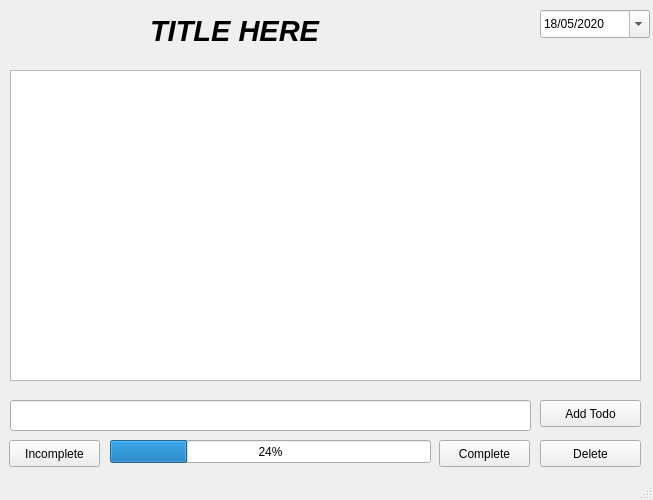
<?xml version="1.0" encoding="UTF-8"?>
<ui version="4.0">
 <class>MainWindow</class>
 <widget class="QMainWindow" name="MainWindow">
  <property name="geometry">
   <rect>
    <x>0</x>
    <y>0</y>
    <width>653</width>
    <height>500</height>
   </rect>
  </property>
  <property name="windowTitle">
   <string>CS2021</string>
  </property>
  <property name="windowIcon">
   <iconset>
    <normaloff>../Downloads/file.png</normaloff>../Downloads/file.png</iconset>
  </property>
  <widget class="QWidget" name="centralwidget">
   <widget class="QListView" name="todoView">
    <property name="geometry">
     <rect>
      <x>10</x>
      <y>70</y>
      <width>631</width>
      <height>311</height>
     </rect>
    </property>
    <property name="selectionMode">
     <enum>QAbstractItemView::SingleSelection</enum>
    </property>
   </widget>
   <widget class="QWidget" name="widget" native="true">
    <property name="geometry">
     <rect>
      <x>9</x>
      <y>356</y>
      <width>184</width>
      <height>45</height>
     </rect>
    </property>
   </widget>
   <widget class="QLineEdit" name="todoEdit">
    <property name="geometry">
     <rect>
      <x>10</x>
      <y>400</y>
      <width>521</width>
      <height>31</height>
     </rect>
    </property>
   </widget>
   <widget class="QPushButton" name="addButton">
    <property name="geometry">
     <rect>
      <x>540</x>
      <y>400</y>
      <width>101</width>
      <height>27</height>
     </rect>
    </property>
    <property name="text">
     <string>Add Todo</string>
    </property>
   </widget>
   <widget class="QPushButton" name="completeButton">
    <property name="geometry">
     <rect>
      <x>439</x>
      <y>440</y>
      <width>91</width>
      <height>27</height>
     </rect>
    </property>
    <property name="text">
     <string>Complete</string>
    </property>
   </widget>
   <widget class="QPushButton" name="inCompleteButton">
    <property name="geometry">
     <rect>
      <x>9</x>
      <y>440</y>
      <width>91</width>
      <height>27</height>
     </rect>
    </property>
    <property name="text">
     <string>Incomplete</string>
    </property>
   </widget>
   <widget class="QProgressBar" name="progressBar">
    <property name="geometry">
     <rect>
      <x>110</x>
      <y>440</y>
      <width>321</width>
      <height>23</height>
     </rect>
    </property>
    <property name="value">
     <number>24</number>
    </property>
   </widget>
   <widget class="QLabel" name="label">
    <property name="geometry">
     <rect>
      <x>150</x>
      <y>10</y>
      <width>331</width>
      <height>41</height>
     </rect>
    </property>
    <property name="font">
     <font>
      <pointsize>22</pointsize>
      <weight>75</weight>
      <italic>true</italic>
      <bold>true</bold>
     </font>
    </property>
    <property name="layoutDirection">
     <enum>Qt::LeftToRight</enum>
    </property>
    <property name="text">
     <string>TITLE HERE</string>
    </property>
   </widget>
   <widget class="QPushButton" name="deleteButton">
    <property name="geometry">
     <rect>
      <x>540</x>
      <y>440</y>
      <width>101</width>
      <height>27</height>
     </rect>
    </property>
    <property name="text">
     <string>Delete</string>
    </property>
   </widget>
   <widget class="QDateEdit" name="dateEdit">
    <property name="geometry">
     <rect>
      <x>540</x>
      <y>10</y>
      <width>110</width>
      <height>28</height>
     </rect>
    </property>
    <property name="dateTime">
     <datetime>
      <hour>0</hour>
      <minute>0</minute>
      <second>0</second>
      <year>2020</year>
      <month>5</month>
      <day>18</day>
     </datetime>
    </property>
    <property name="displayFormat">
     <string>dd/MM/yyyy</string>
    </property>
    <property name="calendarPopup">
     <bool>true</bool>
    </property>
   </widget>
  </widget>
  <widget class="QStatusBar" name="statusbar"/>
 </widget>
 <resources/>
 <connections/>
</ui>
